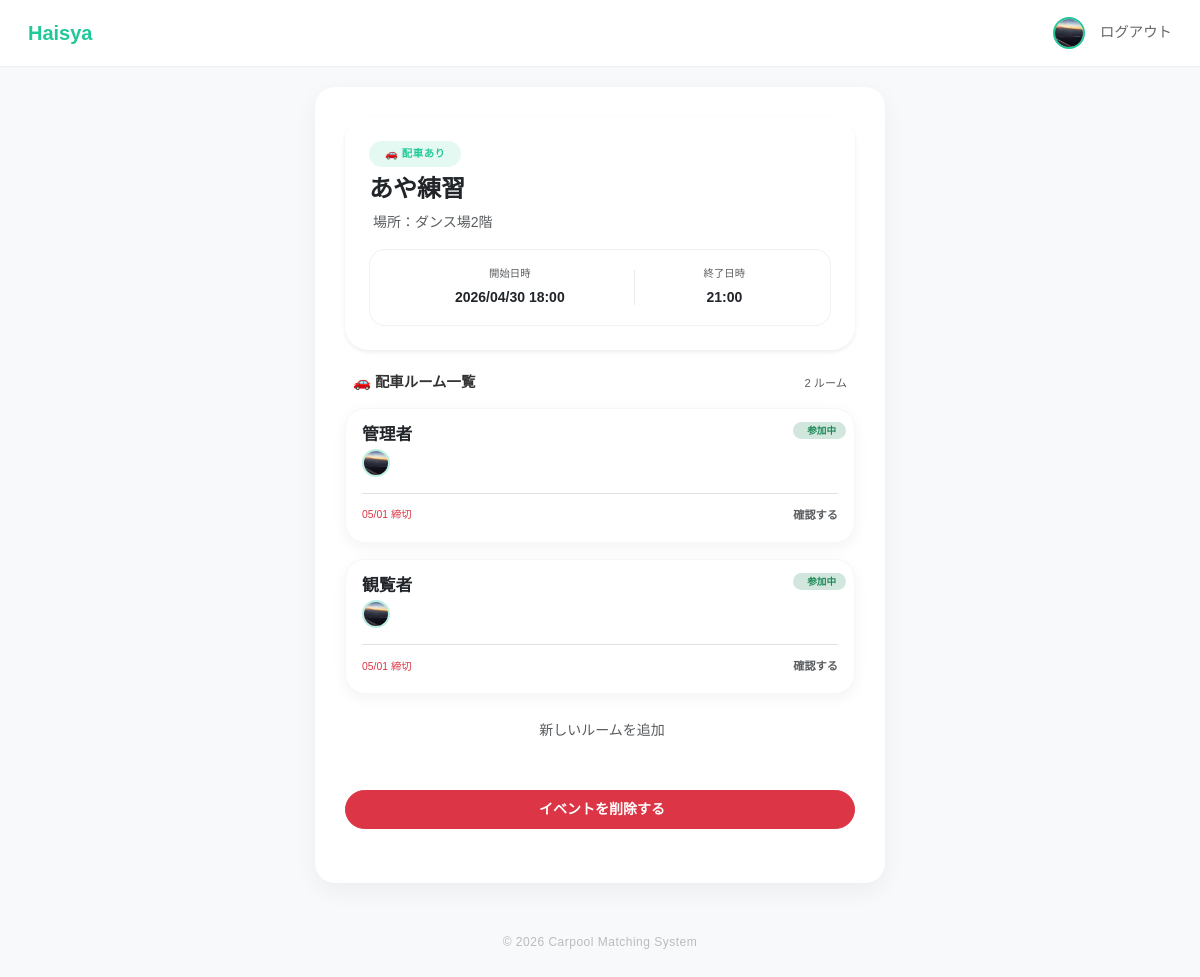
/events/detail/1 (signed in), run on an earlier commit of the app's database.
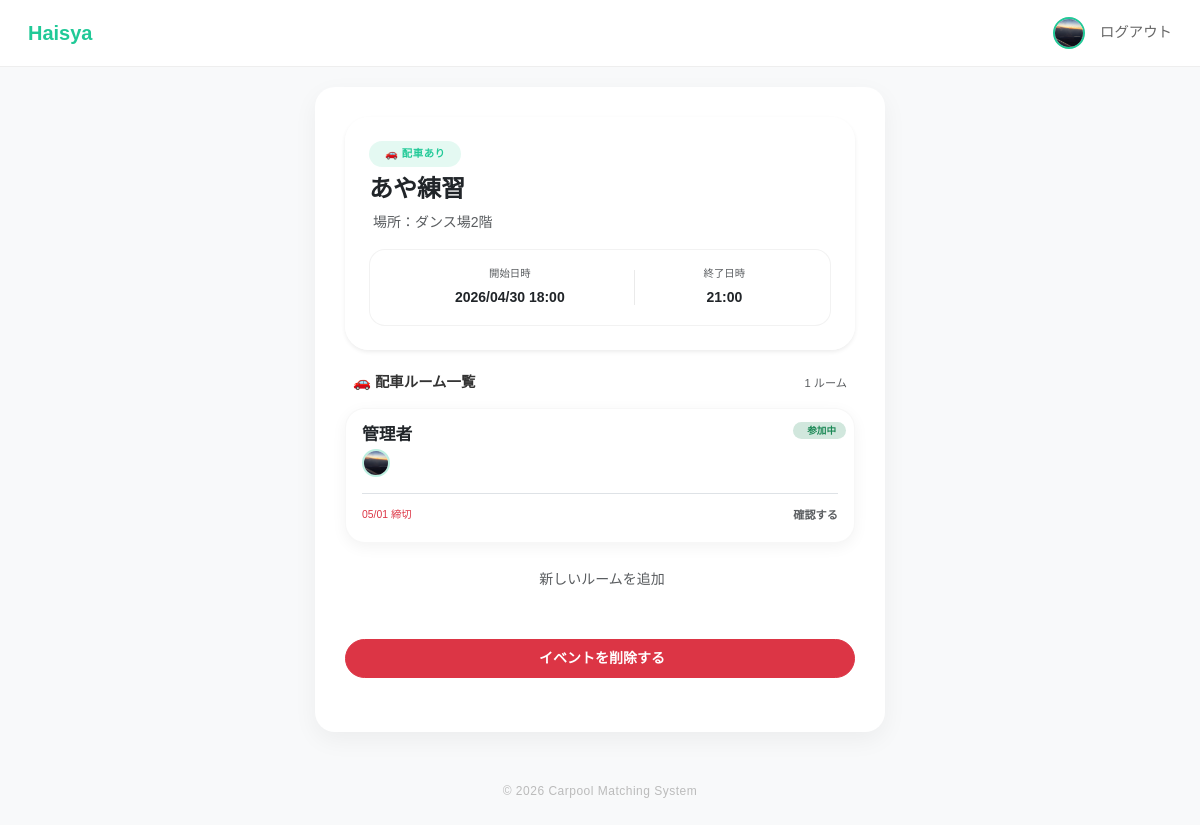
And on a later commit of the database.
### app/models/user.py (models this page shows)
class User(db.Model, UserMixin):
    __tablename__ = "users"
    id = db.Column(db.Integer, primary_key=True)
    username = db.Column(db.String(50), unique=True, nullable=False)
    password = db.Column(db.String(200), nullable=False)
    display_name = db.Column(db.String(50))
    icon = db.Column(db.String(200), default="default.png")
    genre = db.Column(db.String(50))  # 所属ジャンル
    age = db.Column(db.Integer)
    @property
    def name(self):
        return self.display_name or self.username

### app/models/event.py (models this page shows, shortened)
class Event(db.Model):
    __tablename__ = 'events'
    id = db.Column(db.Integer, primary_key=True)
    title = db.Column(db.String(100), nullable=False)
    group_id = db.Column(db.Integer, db.ForeignKey('groups.id'), nullable=True)
    location = db.Column(db.String(200))
    start_time = db.Column(db.DateTime, nullable=False)
    end_time = db.Column(db.DateTime)
    join_code = db.Column(db.String(10), unique=True, nullable=False)
    needs_car = db.Column(db.Boolean, default=True)
    created_by = db.Column(db.Integer, db.ForeignKey('users.id'), nullable=False)
    created_at = db.Column(db.DateTime, default=datetime.utcnow)
    creator = db.relationship("User", backref=db.backref("created_events", lazy=True))
    rooms = db.relationship(
        "Room",
        backref="event",
        lazy=True,
        cascade="all, delete-orphan"
    )

### app/models/room.py (models this page shows, shortened)
class Room(db.Model):
    __tablename__ = "rooms"
    id = db.Column(db.Integer, primary_key=True)
    name = db.Column(db.String(200), nullable=False)
    description = db.Column(db.Text)
    sections = db.Column(db.Integer, default=1)
    event_id = db.Column(db.Integer, db.ForeignKey("events.id"), nullable=False)
    created_by = db.Column(db.Integer, db.ForeignKey("users.id"), nullable=False)
    deadline = db.Column(db.DateTime)
    matching_method = db.Column(db.String(50), default="default")
    created_at = db.Column(db.DateTime, default=datetime.utcnow)
    entries = db.relationship("Entry", backref="room", lazy=True, cascade="all, delete-orphan")

### app/models/entry.py (models this page shows, shortened)
class Entry(db.Model):
    __tablename__ = "entries"
    id = db.Column(db.Integer, primary_key=True)
    user_id = db.Column(db.Integer, db.ForeignKey("users.id"), nullable=False)
    room_id = db.Column(db.Integer, db.ForeignKey("rooms.id"), nullable=False)
    has_car = db.Column(db.Boolean, default=False)
    capacity = db.Column(db.Integer, default=0)
    has_rehersal = db.Column(db.Boolean, default=False) # ← これを追加しました
    schedule_id = db.Column(db.String(50))
    prefer_with = db.Column(db.String(200))
    avoid_with = db.Column(db.String(200))
    early_leave = db.Column(db.Boolean, default=False)
    created_at = db.Column(db.DateTime, default=datetime.utcnow)
    user = db.relationship("User", backref=db.backref("entries", lazy=True))

### app/events/routes.py (the view, shortened to what this page needs)
@events_bp.route('/detail/<int:event_id>')
@login_required
def event_detail(event_id):
    event = Event.query.get_or_404(event_id)
    joined_room_ids = [
        entry.room_id for entry in Entry.query.filter_by(user_id=current_user.id).all()
    ]
    is_admin = False
    return render_template('event_detail.html',
                           event=event,
                           joined_room_ids=joined_room_ids,
                           is_admin=is_admin)

### app/models/user.py (called while the page is built)
@login_manager.user_loader
def load_user(user_id):
    return User.query.get(int(user_id))

### app/templates/event_detail.html (shortened to what this page needs)
{% extends "layout.html" %}
{% block content %}
{% from 'macros/avatar.html' import avatar %}
<div class="main-card border-0 shadow-sm mb-4 p-4" style="border-radius: 24px; background: linear-gradient(135deg, {{ (event.group.color ~ '40') if event.group else '#ffffff' }} 0%, white 60%);">
    <div class="mb-3">
        <div class="d-flex justify-content-between align-items-start">
            <span class="badge rounded-pill px-3 py-2 mb-2 {% if event.needs_car %}bg-walica-light text-walica{% else %}bg-light text-muted{% endif %}"
                style="font-size: 0.65rem; font-weight: 600; letter-spacing: 0.5px;">
                {% if event.needs_car %}🚗 配車あり{% else %}配車なし{% endif %}
            </span>
        </div>
        <h2 class="fw-bold h4 mb-2 text-dark">{{ event.title }}</h2>
        <p class="text-muted mb-0 small">
             場所：{{ event.location or "未指定" }}
        </p>
    </div>
    <div class="bg-white rounded-4 p-3 d-flex justify-content-around text-center border" style="border-color: rgba(0,0,0,0.05) !important;">
        <div class="flex-grow-1">
            <small class="text-muted d-block mb-1" style="font-size: 0.65rem;">開始日時</small>
            <span class="fw-bold text-dark small">{{ event.start_time.strftime('%Y/%m/%d %H:%M') }}</span>
        </div>
        <div class="flex-grow-1">
            <small class="text-muted d-block mb-1" style="font-size: 0.65rem;">終了日時</small>
            <span class="fw-bold text-dark small">
                {{ event.end_time.strftime('%H:%M') if event.end_time else '--:--' }}
            </span>
        </div>
    </div>
</div>
{% if event.needs_car %}
    <div class="px-2 mb-3 d-flex justify-content-between align-items-center">
        <h6 class="fw-bold mb-0" style="font-size: 0.9rem;">🚗 配車ルーム一覧</h6>
        <span class="text-muted" style="font-size: 0.7rem;">{{ event.rooms|length }} ルーム</span>
    </div>
    {% if event.rooms %}
        <div class="d-flex flex-column gap-3 mb-4">
            {% for room in event.rooms %}
            <div class="room-card position-relative overflow-hidden p-3">
                <div class="position-absolute top-0 end-0 mt-2 me-2">
                    {% if room.id in joined_room_ids %}
                        <span class="badge rounded-pill bg-success-subtle text-success border-0" style="font-size: 0.6rem; padding: 4px 10px;">
                            参加中
                        </span>
                    {% endif %}
                </div>
                <div class="d-flex justify-content-between align-items-start">
                    <div class="flex-grow-1">
                        <div class="text-dark pe-5 mb-1">
                            <div class="fw-bold" style="font-size: 1.05rem; line-height: 1.2;">
                                {{ room.name }}
                            </div>
                        </div>
                        <div class="d-flex align-items-center me-2">
                            {% for entry in room.entries[:4] %}
                            <div style="{% if not loop.first %}margin-left: -10px;{% endif %}
                                        position: relative; z-index: {{ loop.revindex }};">
                                {{ avatar(entry.user, size=28) }}
                            </div>
                            {% endfor %}
                        </div>
                    </div>
                </div>
                <div class="mt-3 pt-2 border-top d-flex justify-content-between align-items-center">
                    <div class="small">
                        {% if room.deadline %}
                            <span class="text-danger" style="font-size: 0.65rem;">
                                 {{ room.deadline.strftime('%m/%d 締切') }}
                            </span>
                        {% else %}
                            <span class="text-muted" style="font-size: 0.65rem;">常時募集中</span>
                        {% endif %}
                    </div>
                    <a href="{{ url_for('rooms.room_detail', room_id=room.id) }}" class="text-decoration-none">
                        {% if room.id in joined_room_ids %}
                            <span class="text-muted fw-bold" style="font-size: 0.7rem;">
                                確認する
                            </span>
                        {% else %}
                            <span class="text-walica fw-bold" style="font-size: 0.7rem;">
                                参加する <i class="bi bi-chevron-right"></i>
                            </span>
                        {% endif %}
                    </a>
                </div>
            </div>
            {% endfor %}
        </div>
        <div class="text-center mb-5">
            <a href="{{ url_for('rooms.create_room', event_id=event.id) }}" class="text-muted small text-decoration-none hover-opacity">
                 新しいルームを追加
            </a>
        </div>
    {% endif %}
{% endif %}
{% if event.created_by == current_user.id or is_admin %}
<form action="{{ url_for('events.delete_event', event_id=event.id) }}" method="POST" class="mb-4"
    onsubmit="return confirm('イベント「{{ event.title }}」を削除しますか？\nルームと参加者データもすべて削除されます。')">
    <button type="submit" class="btn btn-danger btn-sm w-100 rounded-pill py-2 fw-bold">
         イベントを削除する
    </button>
</form>
{% endif %}
{% endblock %}

### app/templates/layout.html (shortened to what this page needs)
<!DOCTYPE html>
<html lang="ja">
<head>
    <link href="https://cdn.jsdelivr.net/npm/bootstrap@5.3.3/dist/css/bootstrap.min.css" rel="stylesheet">
    <link rel="stylesheet" href="{{ url_for('static', filename='main.css') }}">
</head>
<body>
<nav class="navbar navbar-walica sticky-top">
    <div class="container-fluid d-flex align-items-center">
        <a class="navbar-brand" href="/">Haisya</a>
        <div class="ms-auto d-flex align-items-center">
            {% if current_user.is_authenticated %}
                <a href="{{ url_for('profile.edit') }}" class="text-decoration-none ms-3">
                    {% set has_icon = current_user.icon and current_user.icon != 'default.png' %}
                    {% if has_icon %}
                    <img src="{{ url_for('static', filename=current_user.icon) }}"
                        alt="プロフィール"
                        class="rounded-circle"
                        style="width: 32px; height: 32px; object-fit: cover;
                                border: 2px solid var(--walica-green);">
                    {% endif %}
                </a>
                <a href="/logout" class="nav-link-custom">ログアウト</a>
            {% else %}
                <a href="/login" class="nav-link-custom">ログイン</a>
                <a href="/register" class="btn btn-walica-reverce ms-3 py-1 px-3" style="font-size:0.85rem;">新規登録</a>
            {% endif %}
        </div>
    </div>
</nav>
<div class="main-container">
    <div class="main-card">
        {% block content %}{% endblock %}
    </div>
    <footer>
        &copy; 2026 Carpool Matching System
    </footer>
</div>
</body>
</html>

### app/templates/macros/avatar.html (shortened to what this page needs)
{% macro avatar(user, size=42, is_admin=false) %}
{% set has_icon = user.icon and user.icon != 'default.png' %}
<div class="position-relative d-inline-block flex-shrink-0">
    {% if has_icon %}
    <img src="{{ url_for('static', filename=user.icon) }}"
         alt="{{ user.name }}"
         class="rounded-circle"
         style="width: {{ size }}px; height: {{ size }}px;
                object-fit: cover;
                border: 2px solid rgba(32,201,151,0.3);">
    {% endif %}
</div>
{% endmacro %}

### app/static/main.css (style rules this page uses)
:root { --main-color: #eeeeee; --bg-color: white; }
.room-card { border: var(--main-color); border-radius:16px; transition:0.2s; }

### app/templates/layout.html (style rules this page uses)
:root { --walica-green: #20c997; --bg-color: #f8f9fa; --text-dark: #333333; }
body { background-color: var(--bg-color); font-family: 'Noto Sans JP', sans-serif; color: var(--text-dark); }
.navbar-walica { background-color: white; border-bottom: 1px solid #eee; padding: 0.8rem 1rem; }
.navbar-brand { font-weight: 700; color: var(--walica-green) !important; font-size: 1.25rem; }
.main-container { max-width: 600px; margin: 20px auto; padding: 0 15px; }
.main-card { background: white; border-radius: 20px; padding: 30px; box-shadow: 0 8px 24px rgba(0, 0, 0, 0.05); border: none; }
.nav-link-custom { color: #666; text-decoration: none; font-size: 0.9rem; margin-left: 15px; }
footer { color: #bbb; margin: 50px 0 30px; text-align: center; font-size: 12px; letter-spacing: 0.5px; }

### app/templates/event_detail.html (style rules this page uses)
:root { --walica-green: #20c997; }
.room-card { background: white; border-radius: 20px; box-shadow: 0 4px 15px rgba(0,0,0,0.05); border: 1px solid rgba(0,0,0,0.03); transition: transform 0.15s ease; }
.text-walica { color: var(--walica-green); }
.bg-walica-light { background-color: rgba(32, 201, 151, 0.12); }

What changed in the data, as far as the page shows it:
removed Room: shows "参加中", name "観覧者", deadline "05/01 締切", shows "確認する"
removed Entry: icon (picture), shown under "観覧者"
Also different on the page:
{{ event.rooms|length }}: "2" → "1"
